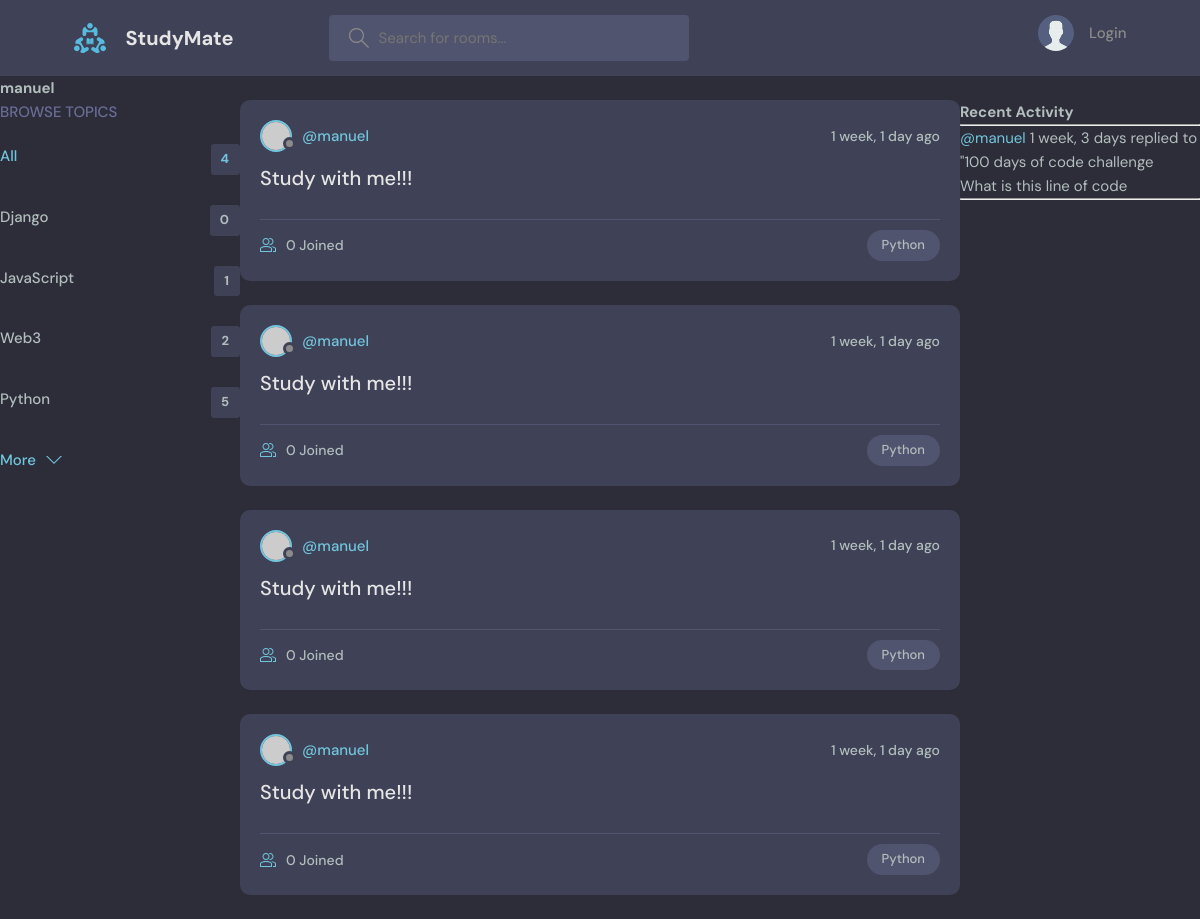
Screenshot of /profile/3/ with the database file from the repository.
### base/models.py (models this page shows, shortened)
class Topic(models.Model):
    name = models.CharField(max_length=200)

class Room(models.Model):
    host = models.ForeignKey(User, on_delete=models.SET_NULL, null=True)
    topic = models.ForeignKey(Topic, on_delete=models.SET_NULL, null=True)
    name = models.CharField(max_length=200)
    description = models.TextField(null=True, blank=True)
    participants = models.ManyToManyField(User, related_name='participants', blank=True)
    updated = models.DateTimeField(auto_now=True)
    created = models.DateTimeField(auto_now_add=True)
    class Meta:
        ordering = ['-updated', '-created']
    def __str__(self):
        return self.name

class Message(models.Model):
    user = models.ForeignKey(User, on_delete=models.CASCADE)
    room = models.ForeignKey(Room, on_delete=models.CASCADE)
    body = models.TextField()
    updated = models.DateTimeField(auto_now=True)
    created = models.DateTimeField(auto_now=True)
    class Meta:
        ordering = ['-updated', '-created']
    def __str__(self):
        return self.body[0:50]

### base/views.py (the view)
# urls.py: path('profile/<str:pk>/', views.userProfile, name='user-profile'),
def userProfile(request, pk):
    user = User.objects.get(id=pk)
    rooms = user.room_set.all()
    room_messages = user.message_set.all()
    topics = Topic.objects.all()
    context = {'user': user, 'rooms': rooms,
               'room_messages': room_messages, 'topics': topics}
    return render(request, 'base/profile.html', context)

### base/templates/base/profile.html (shortened to what this page needs)
{% extends 'main.html' %} {% block content %}
<h1>{{user.username}}</h1>
<div class="profile-container">
    <div>
        {% include 'base/topics_component.html' %}
    </div>
    <div>
        {% include 'base/feed_component.html' %}
    </div>
    <div>
        {% include 'base/activity_component.html' %}
    </div>
</div>
{% endblock content %}

### base/templates/base/topics_component.html
<div class="topics">
  <div class="topics__header">
    <h2>Browse Topics</h2>
  </div>
  <ul class="topics__list">
    <li>
      <a href="{% url 'home' %}" class="active">All <span>{{topics.count}}</span></a>
    </li>
{% for topic in topics %}
    <li>
      <a href="{% url 'home' %}?q={{topic.name}}">{{topic.name}}<span>{{topic.room_set.all.count}}</span></a>
    </li>
    {% endfor %}
  </ul>
  <a class="btn btn--link" href="topics.html">
    More
    <svg
      version="1.1"
      xmlns="http://www.w3.org/2000/svg"
      width="32"
      height="32"
      viewBox="0 0 32 32"
    >
      <title>chevron-down</title>
      <path d="M16 21l-13-13h-3l16 16 16-16h-3l-13 13z"></path>
    </svg>
  </a>
</div>

### base/templates/base/feed_component.html (shortened to what this page needs)
{% for room in rooms %}
<div class="roomListRoom">
  <div class="roomListRoom__header">
    <a
      href="{% url 'user-profile' room.host.id %}"
      class="roomListRoom__author"
    >
      <div class="avatar avatar--small">
        <img src="https://randomuser.me/api/portraits/women/11.jpg" />
      </div>
      <span>@{{room.host.username}}</span>
    </a>
    <div class="roomListRoom__actions">
      <span>{{room.created|timesince}} ago</span>
    </div>
  </div>
  <div class="roomListRoom__content">
    <a href="{% url 'room' room.id %}">{{room.name}}</a>
  </div>
  <div class="roomListRoom__meta">
    <a href="{% url 'room' room.id %}" class="roomListRoom__joined">
      {{room.participants.all.count}} Joined
    </a>
    <p class="roomListRoom__topic">{{room.topic.name}}</p>
  </div>
</div>
{% endfor %}

### base/templates/base/activity_component.html (shortened to what this page needs)
<h3>Recent Activity</h3>
<hr />
{% for message in room_messages %}
<div>
  <small> <a href="{% url 'user-profile' message.user.id %}">@{{message.user}}</a> {{message.created|timesince}}</small>
  <small>replied to "{{message.room}}</small>
  <p>{{message}}</p>
  <hr>
</div>
{% endfor %}

### static/styles/style.css (style rules this page uses)
:root { --color-main: #71c6dd; --color-main-light: #e1f6fb; --color-dark: #3f4156; --color-dark-medium: #51546e; --color-dark-light: #696d97; --color-light: #e5e5e5; --color-gray: #8b8b8b; --color-light-gray: #b2bdbd; --color-bg: #2d2d39; --color-success: #5dd693; --color-error: #fc4b0b; }
* { font-family: "DM Sans", -apple-system, BlinkMacSystemFont, "Segoe UI", Roboto, Oxygen, Ubuntu, Cantarell, "Open Sans", "Helvetica Neue", sans-serif; margin: 0; padding: 0; box-sizing: border-box; text-rendering: optimizeLegibility; font-size: inherit; }
html { font-size: 56.25%; }
@media only screen and (min-width: 1200px) { html { font-size: 62.5%; } }
body { line-height: 1.6; font-weight: 400; font-size: 1.5rem; color: var(--color-light-gray); background-color: var(--color-bg); min-height: 100vh; }
img { width: 100%; }
a { display: inline-block; color: var(--color-main); text-decoration: none; }
.btn { background-color: transparent; border: none; display: inline-flex; align-items: center; gap: 1rem; cursor: pointer; transition: all ease-in-out 0.3s; padding: 1rem 2rem; border-radius: 5px; box-shadow: 1px 1px 3px 1px rgba(0, 0, 0, 0.15); font-weight: 500; }
.btn--link { border-radius: 0; padding: 0; color: var(--color-main); box-shadow: none; }
.btn > svg { fill: currentColor; width: 1.6rem; height: 1.6rem; }
.avatar { position: relative; display: inline-block; border-radius: 50%; border: 2px solid var(--color-main); }
.avatar img { display: block; border-radius: 50%; object-fit: cover; object-position: center; }
.avatar::after { content: ""; display: block; position: absolute; background-color: var(--color-gray); z-index: 111; border-radius: 50%; border: 0.3rem solid var(--color-dark); }
.avatar.avatar--small img { width: 2.8rem; height: 2.8rem; }
.avatar.avatar--small:after { width: 0.7rem; height: 0.7rem; bottom: 0px; right: -6px; }
.topics__header { margin-bottom: 2rem; }
.topics__header h2 { text-transform: uppercase; font-weight: 500; color: var(--color-dark-light); }
.topics__list { list-style: none; }
.topics__list li a { display: flex; justify-content: space-between; margin-bottom: 3rem; font-weight: 500; color: var(--color-light-gray); transition: all 0.3s ease-in-out; }
.topics__list li a.active, .topics__list li a:hover { color: var(--color-main); }
.topics__list li a span { padding: 0.5rem 1rem; background-color: var(--color-dark); border-radius: 3px; font-size: 1.3rem; font-weight: 700; letter-spacing: 1px; }
.roomListRoom { margin-bottom: 2.4rem; background-color: var(--color-dark); border-radius: 1rem; padding: 2rem; }
.roomListRoom__header { display: flex; justify-content: space-between; align-items: center; }
.roomListRoom__author { font-weight: 500; display: flex; align-items: center; gap: 1rem; }
.roomListRoom__actions { display: flex; align-items: flex-start; gap: 1rem; position: relative; }
.roomListRoom__actions span { font-size: 1.4rem; font-weight: 500; }
.roomListRoom__content { margin: 1rem 0; }
.roomListRoom__content a { font-size: 2rem; font-weight: 500; margin-bottom: 1.5rem; color: var(--color-light); transition: all 0.3s ease-in-out; }
.roomListRoom__meta { border-top: 1px solid var(--color-dark-medium); padding-top: 1rem; display: flex; align-items: center; justify-content: space-between; }
.roomListRoom__joined { color: var(--color-light-gray); display: flex; align-items: center; gap: 1rem; font-size: 1.4rem; font-weight: 500; }
.roomListRoom__joined svg { fill: var(--color-main); width: 1.6rem; height: 1.6rem; }
.roomListRoom__topic { padding: 5px 1.5rem; background-color: var(--color-dark-medium); border-radius: 5rem; font-weight: 500; font-size: 1.3rem; }

### base/templates/base/profile.html (style rules this page uses)
.profile-container { display: grid; grid-template-columns: 1fr 3fr 1fr; }

### rows the page displays
Topic: name "Django", room_set.all.count "0"
Topic: name "JavaScript", room_set.all.count "1"
Topic: name "Web3", room_set.all.count "2"
Topic: name "Python", room_set.all.count "5"
Room: host.username "manuel", created "1 week, 1 day", name "Study with me!!!", participants.all.count "0", topic.name "Python"
Room: host.username "manuel", created "1 week, 1 day", name "Study with me!!!", participants.all.count "0", topic.name "Python"
Room: host.username "manuel", created "1 week, 1 day", name "Study with me!!!", participants.all.count "0", topic.name "Python"
Room: host.username "manuel", created "1 week, 1 day", name "Study with me!!!", participants.all.count "0", topic.name "Python"
Message: user "manuel", created "1 week, 3 days", room "100 days of code challenge", body "What is this line of code"

### other values shown
{{ user.username }} "manuel"
{{ topics.count }} "4"
